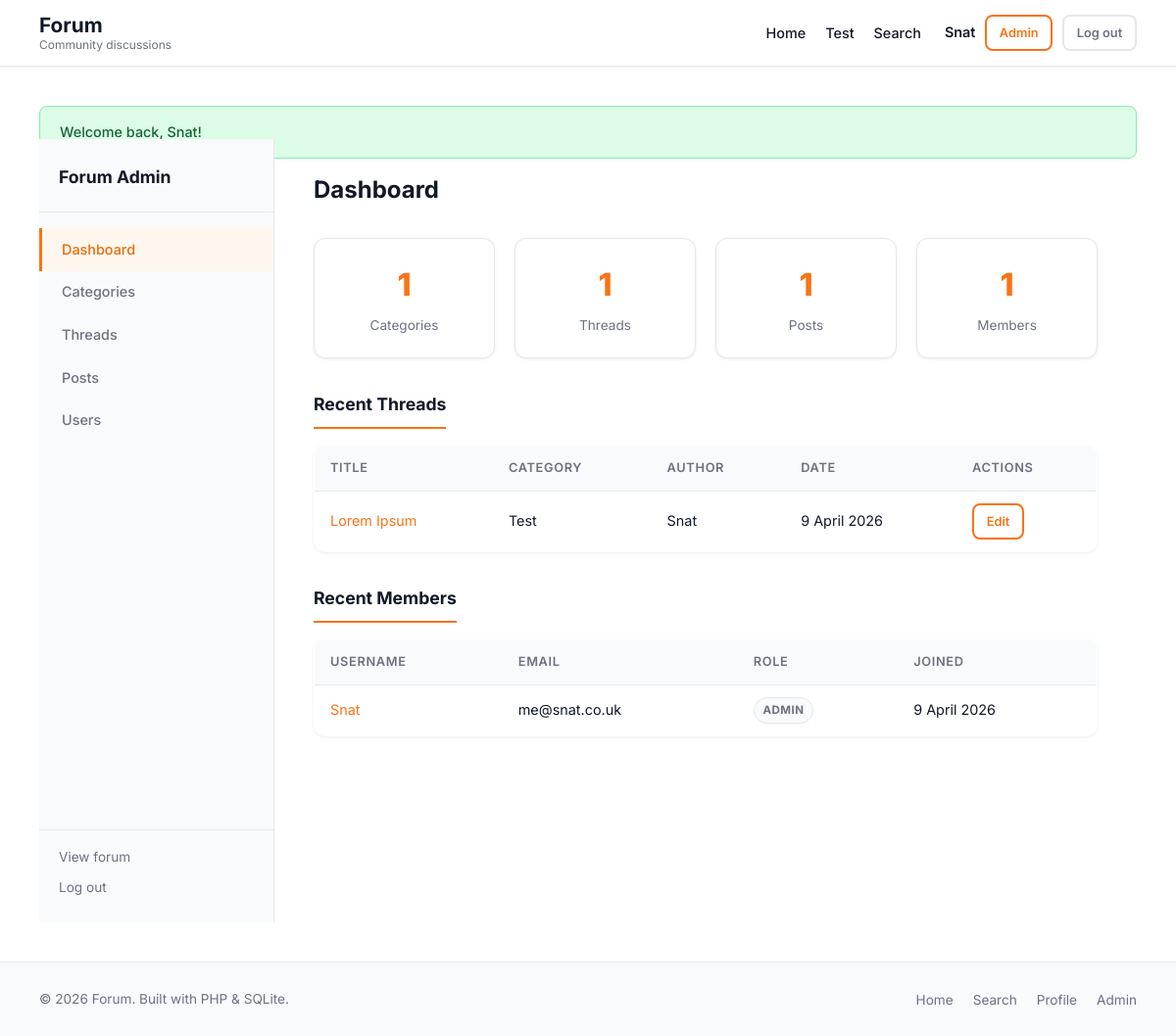
/admin/index.php (signed in), run on the app's committed database.
### tables this page shows
CREATE TABLE categories (
            id            INTEGER PRIMARY KEY AUTOINCREMENT,
            name          TEXT    NOT NULL UNIQUE,
            slug          TEXT    NOT NULL UNIQUE,
            description   TEXT    NOT NULL DEFAULT '',
            display_order INTEGER NOT NULL DEFAULT 0,
            created_at    TEXT    NOT NULL DEFAULT (datetime('now'))
        );

CREATE TABLE users (
            id            INTEGER PRIMARY KEY AUTOINCREMENT,
            username      TEXT    NOT NULL UNIQUE,
            email         TEXT    NOT NULL UNIQUE,
            password_hash TEXT    NOT NULL,
            role_id       INTEGER NOT NULL DEFAULT 2
                              REFERENCES roles(id),
            bio           TEXT    NOT NULL DEFAULT '',
            created_at    TEXT    NOT NULL DEFAULT (datetime('now'))
        );

CREATE TABLE threads (
            id          INTEGER PRIMARY KEY AUTOINCREMENT,
            title       TEXT    NOT NULL,
            slug        TEXT    NOT NULL UNIQUE,
            category_id INTEGER NOT NULL REFERENCES categories(id) ON DELETE CASCADE,
            user_id     INTEGER NOT NULL REFERENCES users(id)      ON DELETE CASCADE,
            is_sticky   INTEGER NOT NULL DEFAULT 0,
            is_locked   INTEGER NOT NULL DEFAULT 0,
            view_count  INTEGER NOT NULL DEFAULT 0,
            created_at  TEXT    NOT NULL DEFAULT (datetime('now')),
            updated_at  TEXT    NOT NULL DEFAULT (datetime('now'))
        );

CREATE TABLE roles (
            id   INTEGER PRIMARY KEY AUTOINCREMENT,
            name TEXT    NOT NULL UNIQUE
        );

### functions.php (called while the page is built, shortened)
<?php
require_once __DIR__ . '/config.php';
function e(string $string): string
{
    return htmlspecialchars($string, ENT_QUOTES | ENT_SUBSTITUTE, 'UTF-8');
}
function formatDate(string $dateString, string $format = 'j F Y'): string
{
    $dt = new DateTime($dateString, new DateTimeZone('UTC'));
    return $dt->format($format);
}
function getFlash(): ?array
{
    if (isset($_SESSION['flash'])) {
        $flash = $_SESSION['flash'];
        return $flash;
    }
    return null;
}
function currentUser(): ?array
{
    static $user = null;
    if ($user === null) {
        $stmt = getDB()->prepare(
            "SELECT u.id, u.username, u.email, u.bio, u.created_at, r.name AS role
             FROM users u
             JOIN roles r ON r.id = u.role_id
             WHERE u.id = :id"
        );
        $stmt->execute([':id' => (int) $_SESSION['user_id']]);
        $user = $stmt->fetch() ?: null;
    }
    return $user;
}
function isAdmin(): bool
{
    $user = currentUser();
    return $user !== null && $user['role'] === 'admin';
}
function getCategories(): array
{
    return getDB()->query(
        "SELECT c.*,
                COUNT(DISTINCT t.id) AS thread_count,
                COUNT(DISTINCT p.id) AS post_count,
                MAX(p.created_at)    AS last_post_at,
                (SELECT t2.title
                 FROM threads t2
                 JOIN posts p2 ON p2.thread_id = t2.id AND p2.is_deleted = 0
                 WHERE t2.category_id = c.id
                 ORDER BY p2.created_at DESC LIMIT 1) AS last_thread_title,
                (SELECT t2.slug
                 FROM threads t2
                 JOIN posts p2 ON p2.thread_id = t2.id AND p2.is_deleted = 0
                 WHERE t2.category_id = c.id
                 ORDER BY p2.created_at DESC LIMIT 1) AS last_thread_slug,
                (SELECT u2.username
                 FROM users u2
                 JOIN posts p2 ON p2.user_id = u2.id AND p2.is_deleted = 0
                 JOIN threads t2 ON t2.id = p2.thread_id
                 WHERE t2.category_id = c.id
                 ORDER BY p2.created_at DESC LIMIT 1) AS last_poster
         FROM categories c
         LEFT JOIN threads t ON t.category_id = c.id
         LEFT JOIN posts   p ON p.thread_id   = t.id AND p.is_deleted = 0
         GROUP BY c.id
         ORDER BY c.display_order ASC, c.name ASC"
    )->fetchAll();
}

### config.php (called while the page is built, shortened)
<?php
function getDB(): PDO
{
    static $pdo = null;
    if ($pdo === null) {
        try {
            $pdo = new PDO('sqlite:' . DB_FILE, null, null, [
                PDO::ATTR_ERRMODE            => PDO::ERRMODE_EXCEPTION,
                PDO::ATTR_DEFAULT_FETCH_MODE => PDO::FETCH_ASSOC,
                PDO::ATTR_EMULATE_PREPARES   => false,
            ]);
            $pdo->exec('PRAGMA journal_mode=WAL');
            $pdo->exec('PRAGMA foreign_keys=ON');
        } catch (PDOException $e) {
            http_response_code(500);
            exit('Database connection failed.');
        }
        require_once ROOT_PATH . '/db/schema.php';
    }
    return $pdo;
}

### db/schema.php (called while the page is built, shortened)
<?php
function initSchema(PDO $pdo): void
{
    $roleCount = (int) $pdo->query("SELECT COUNT(*) FROM roles")->fetchColumn();
}
initSchema(getDB());

### admin/auth.php (called while the page is built, shortened)
<?php
require_once dirname(__DIR__) . '/config.php';
require_once dirname(__DIR__) . '/functions.php';
function requireAdminAuth(): void
{
    if (!isAdmin()) {
        http_response_code(403);
        exit('Access denied: administrator privileges required.');
    }
}
function getAdminStats(): array
{
    $db = getDB();
    return [
        'categories' => (int) $db->query("SELECT COUNT(*) FROM categories")->fetchColumn(),
        'threads'    => (int) $db->query("SELECT COUNT(*) FROM threads")->fetchColumn(),
        'posts'      => (int) $db->query("SELECT COUNT(*) FROM posts WHERE is_deleted = 0")->fetchColumn(),
        'users'      => (int) $db->query("SELECT COUNT(*) FROM users")->fetchColumn(),
    ];
}

### admin/index.php (the view, shortened to what this page needs)
<?php
require_once __DIR__ . '/auth.php';
requireAdminAuth();
$stats = getAdminStats();
$recentThreads = getDB()->query(
    "SELECT t.id, t.title, t.created_at, u.username AS author_name, c.name AS category_name
     FROM threads t
     JOIN users u      ON u.id = t.user_id
     JOIN categories c ON c.id = t.category_id
     ORDER BY t.created_at DESC
     LIMIT 10"
)->fetchAll();
$recentUsers = getDB()->query(
    "SELECT u.id, u.username, u.email, u.created_at, r.name AS role
     FROM users u
     JOIN roles r ON r.id = u.role_id
     ORDER BY u.created_at DESC
     LIMIT 5"
)->fetchAll();
require_once dirname(__DIR__) . '/templates/header.php';
?>
<div class="admin-layout">
    <?php require_once __DIR__ . '/../templates/admin_nav.php'; ?>
    <div class="admin-content">
        <div class="admin-header">
            <h1>Dashboard</h1>
        </div>
        <div class="stats-grid">
            <div class="stat-card">
                <span class="stat-card__number"><?= $stats['categories'] ?></span>
                <span class="stat-card__label">Categories</span>
            </div>
            <div class="stat-card">
                <span class="stat-card__number"><?= number_format($stats['threads']) ?></span>
                <span class="stat-card__label">Threads</span>
            </div>
            <div class="stat-card">
                <span class="stat-card__number"><?= number_format($stats['posts']) ?></span>
                <span class="stat-card__label">Posts</span>
            </div>
            <div class="stat-card">
                <span class="stat-card__number"><?= number_format($stats['users']) ?></span>
                <span class="stat-card__label">Members</span>
            </div>
        </div>
        <h2 class="admin-section-title">Recent Threads</h2>
        <?php if (empty($recentThreads)): ?>
            <p class="text-muted">No threads yet.</p>
        <?php else: ?>
            <table class="admin-table">
                <thead>
                    <tr>
                        <th>Title</th>
                        <th>Category</th>
                        <th>Author</th>
                        <th>Date</th>
                        <th>Actions</th>
                    </tr>
                </thead>
                <tbody>
                    <?php foreach ($recentThreads as $t): ?>
                        <tr>
                            <td>
                                <a href="<?= SITE_URL ?>/thread.php?id=<?= (int) $t['id'] ?>">
                                    <?= e($t['title']) ?>
                                </a>
                            </td>
                            <td><?= e($t['category_name']) ?></td>
                            <td><?= e($t['author_name']) ?></td>
                            <td><?= e(formatDate($t['created_at'])) ?></td>
                            <td>
                                <a href="<?= SITE_URL ?>/admin/threads.php?action=edit&id=<?= (int) $t['id'] ?>"
                                   class="btn btn--outline btn--sm">Edit</a>
                            </td>
                        </tr>
                    <?php endforeach; ?>
                </tbody>
            </table>
        <?php endif; ?>
        <h2 class="admin-section-title" style="margin-top:2rem">Recent Members</h2>
        <?php if (empty($recentUsers)): ?>
            <p class="text-muted">No users yet.</p>
        <?php else: ?>
            <table class="admin-table">
                <thead>
                    <tr>
                        <th>Username</th>
                        <th>Email</th>
                        <th>Role</th>
                        <th>Joined</th>
                    </tr>
                </thead>
                <tbody>
                    <?php foreach ($recentUsers as $u): ?>
                        <tr>
                            <td>
                                <a href="<?= SITE_URL ?>/profile.php?id=<?= (int) $u['id'] ?>">
                                    <?= e($u['username']) ?>
                                </a>
                            </td>
                            <td><?= e($u['email']) ?></td>
                            <td><span class="badge badge--role"><?= e($u['role']) ?></span></td>
                            <td><?= e(formatDate($u['created_at'])) ?></td>
                        </tr>
                    <?php endforeach; ?>
                </tbody>
            </table>
        <?php endif; ?>
    </div>
</div>
<?php require_once dirname(__DIR__) . '/templates/footer.php'; ?>

### templates/header.php (shortened to what this page needs)
<?php
$navCategories = getCategories();
$currentUser   = currentUser();
?>
<!DOCTYPE html>
<html lang="en">
<head>
    <link rel="stylesheet" href="<?= SITE_URL ?>/assets/css/style.css">
</head>
<body>
<header class="site-header">
    <div class="container header-inner">
        <a href="<?= SITE_URL ?>" class="site-logo">
            <span class="logo-main"><?= e(FORUM_NAME) ?></span>
            <span class="logo-tagline"><?= e(FORUM_TAGLINE) ?></span>
        </a>
        <nav class="primary-nav" aria-label="Primary navigation">
            <ul>
                <li><a href="<?= SITE_URL ?>">Home</a></li>
                <?php foreach ($navCategories as $navCat): ?>
                    <li>
                        <a href="<?= SITE_URL ?>/category.php?slug=<?= e($navCat['slug']) ?>">
                            <?= e($navCat['name']) ?>
                        </a>
                    </li>
                <?php endforeach; ?>
                <li><a href="<?= SITE_URL ?>/search.php">Search</a></li>
            </ul>
        </nav>
        <div class="header-auth">
            <?php if ($currentUser): ?>
                <div class="user-menu">
                    <a href="<?= SITE_URL ?>/profile.php?id=<?= (int) $currentUser['id'] ?>"
                       class="user-menu__name"><?= e($currentUser['username']) ?></a>
                    <?php if (isAdmin()): ?>
                        <a href="<?= SITE_URL ?>/admin/" class="btn btn--outline btn--sm">Admin</a>
                    <?php endif; ?>
                    <a href="<?= SITE_URL ?>/logout.php" class="btn btn--sm btn--ghost">Log out</a>
                </div>
            <?php else: ?>
                <a href="<?= SITE_URL ?>/login.php" class="btn btn--outline btn--sm">Log in</a>
                <a href="<?= SITE_URL ?>/register.php" class="btn btn--primary btn--sm">Register</a>
            <?php endif; ?>
        </div>
    </div>
</header>
<main class="site-main">
    <div class="container">
<?php
$flash = getFlash();
if ($flash): ?>
<div class="alert alert--<?= e($flash['type']) ?>" role="alert">
    <?= e($flash['message']) ?>
</div>
<?php endif; ?>

### data on the page
categories: name "Test"
users: username "Snat", email "me@snat.co.uk", role.name "ADMIN", created_at "9 April 2026"
threads: title "Lorem Ipsum", category.name "Test", user.username "Snat", created_at "9 April 2026"

### other printed values
FORUM_NAME "Forum"
FORUM_TAGLINE "Community discussions"
$flash['message'] "Welcome back, Snat!"
$item['label'] "Dashboard"
$item['label'] "Categories"
$item['label'] "Threads"
$item['label'] "Posts"
$item['label'] "Users"
$stats['categories'] "1"
$stats['threads'] "1"
$stats['posts'] "1"
$stats['users'] "1"
